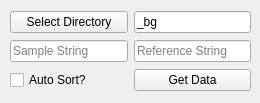
     <widget class="QWidget" name="widget">
      <attribute name="title">
       <string>Smart</string>
      </attribute>
      <widget class="QWidget" name="gridLayoutWidget">
       <property name="geometry">
        <rect>
         <x>10</x>
         <y>10</y>
         <width>241</width>
         <height>84</height>
        </rect>
       </property>
       <layout class="QGridLayout" name="gridLayout">
        <item row="2" column="1">
         <widget class="QLineEdit" name="ref_string_box">
          <property name="toolTip">
           <string>String used to identify reference data files.</string>
          </property>
          <property name="statusTip">
           <string>String used to identify reference data files.</string>
          </property>
          <property name="whatsThis">
           <string>The smart file reader will identify any file that contains this string as a reference file.</string>
          </property>
          <property name="placeholderText">
           <string>Reference String</string>
          </property>
         </widget>
        </item>
        <item row="2" column="0">
         <widget class="QLineEdit" name="sample_string_box">
          <property name="toolTip">
           <string>String used to identify signal data files.</string>
          </property>
          <property name="statusTip">
           <string>String used to identify signal data files. </string>
          </property>
          <property name="whatsThis">
           <string>The smart file reader will identify any file that contains this string as a signal file.</string>
          </property>
          <property name="placeholderText">
           <string>Sample String</string>
          </property>
         </widget>
        </item>
        <item row="3" column="1">
         <widget class="QPushButton" name="get_data_button">
          <property name="toolTip">
           <string>Run the smart data input to load files.</string>
          </property>
          <property name="statusTip">
           <string>Run the smart data input to load files.</string>
          </property>
          <property name="whatsThis">
           <string>This will trawl through the selected directory and read in signal, background, and reference files. If auto sort is checked then they will be automatically sorted and matched.</string>
          </property>
          <property name="text">
           <string>Get Data</string>
          </property>
         </widget>
        </item>
        <item row="1" column="0">
         <widget class="QPushButton" name="browse_data_directory">
          <property name="toolTip">
           <string>Browse for data directory.</string>
          </property>
          <property name="statusTip">
           <string>Browse for data directory.</string>
          </property>
          <property name="whatsThis">
           <string>Click here to open a file browser where the directory containing data can be navigated to and selected.</string>
          </property>
          <property name="text">
           <string>Select Directory</string>
          </property>
         </widget>
        </item>
        <item row="1" column="1">
         <widget class="QLineEdit" name="bg_string_box">
          <property name="toolTip">
           <string>String used to identify background files.</string>
          </property>
          <property name="statusTip">
           <string>String used to identify background files.</string>
          </property>
          <property name="whatsThis">
           <string>The smart file reader will identify any file that contains this string as a background file.</string>
          </property>
          <property name="text">
           <string>_bg</string>
          </property>
          <property name="placeholderText">
           <string>Background Identifier</string>
          </property>
         </widget>
        </item>
        <item row="3" column="0">
         <widget class="QCheckBox" name="auto_sort_checkbox">
          <property name="toolTip">
           <string>Sort and match data when &quot;Get Data&quot; is pressed.</string>
          </property>
          <property name="statusTip">
           <string>Sort and match data when &quot;Get Data&quot; is pressed.</string>
          </property>
          <property name="whatsThis">
           <string>If checked, the files loaded by the smart reader will be automatically sorted and matched. Equivalent to loading manually and clicking &quot;Auto Sort&quot; in file manager.</string>
          </property>
          <property name="text">
           <string>Auto Sort?</string>
          </property>
         </widget>
        </item>
       </layout>
      </widget>
     </widget>
